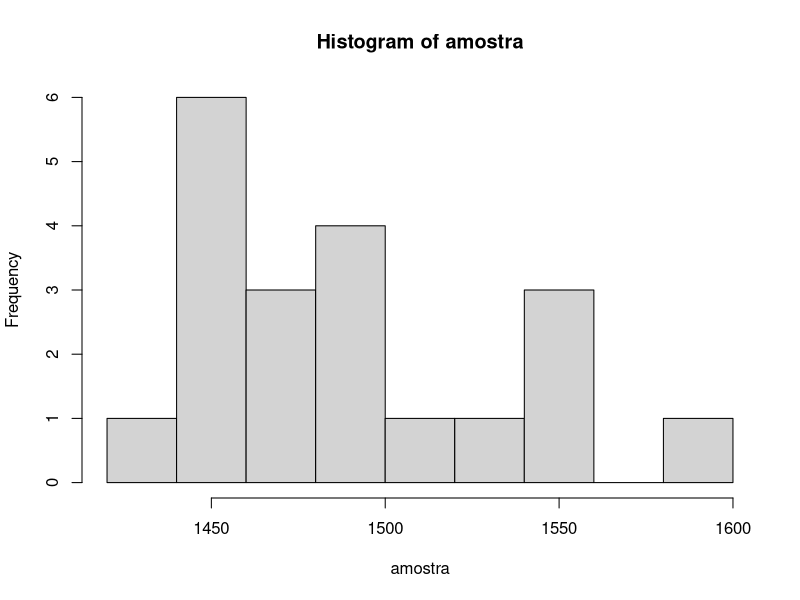

The R source for this figure:
## ---- chunk 1
knitr::opts_chunk$set(echo = FALSE, eval = FALSE)
## ---- chunk 2
pnorm(q = 3.5, mean = 3.7, sd = 1)
1 - pnorm(q = 3.8, mean = 3.7, sd = 1)
pnorm(q = 4, mean = 3.7, sd = 1) - pnorm(q = 3, mean = 3.7, sd = 1)
qnorm(p = .95, mean = 3.7,sd = 1)
## ---- chunk 3
1 - pt(q = 1, df = 25)
pt(q = -1.22, df = 25)
qt(p = .975, df = 25)
## ---- chunk 4
1 - pnorm((101-100)/sqrt(25/30))
pnorm((98-100)/sqrt(25/30))
qnorm(.1) * sqrt(25/30) + 100
## ---- chunk 5
set.seed(987)
amostra <- round( rnorm(n = 20, mean = 1500, sd = 50) , 2)
amostra
## ---- chunk 6
media <- mean(amostra)
variancia <- var(amostra)
tgamma <- qt(.95, 19)
media - tgamma * sqrt(variancia/20)
media + tgamma * sqrt(variancia/20)
hist(amostra)
t.test(amostra,conf.level = .9)
